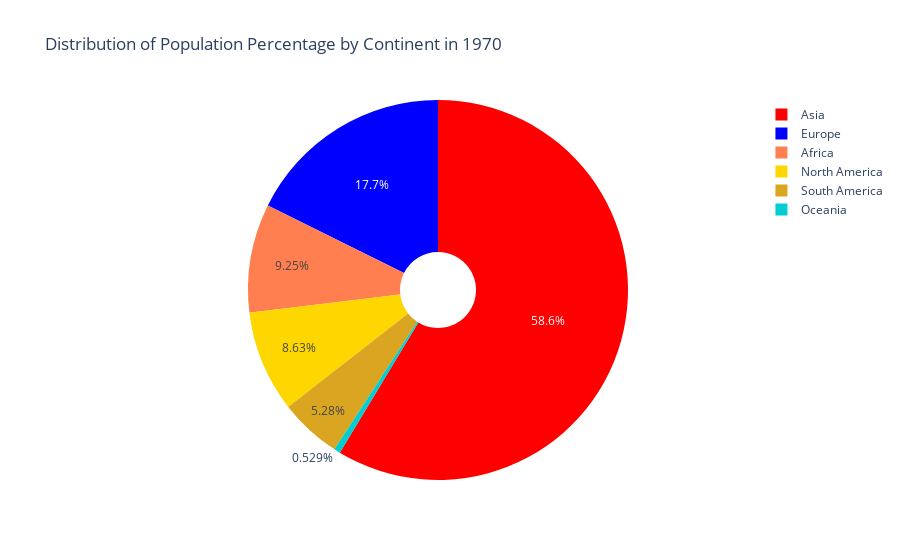
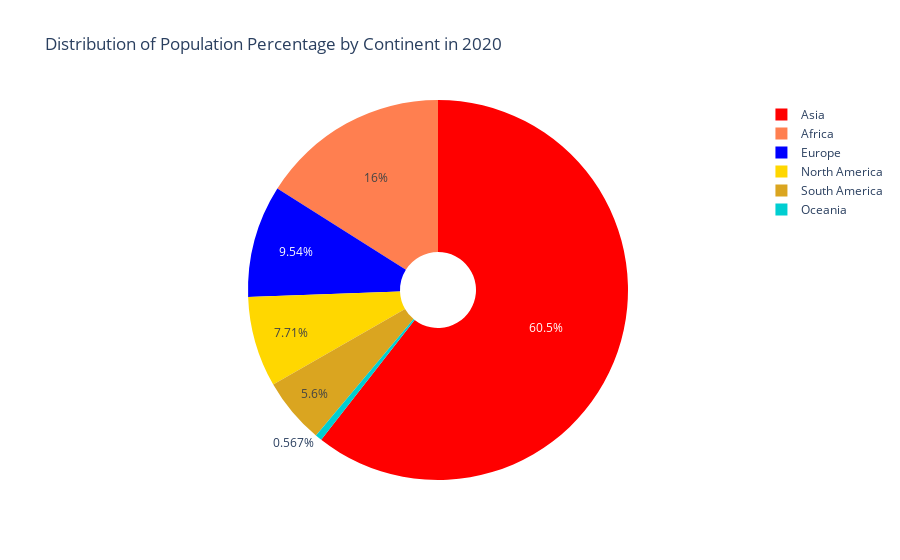

The code cell stored with these charts, in order, in its notebook:
### Code cell
pie_chart(by_continent_population, 1970, 'Population')
pie_chart(by_continent_population, 2020, 'Population')

### Figure 1 — Plotly figure (JSON) as saved in the notebook; plotly's stock layout.template omitted (floating-point values rounded to 4 significant figures)
{"data": [{"hole": 0.2, "hoverinfo": "label+value+percent", "labels": ["Africa", "Asia", "Europe", "North America", "Oceania", "South America"], "marker": {"colors": ["#FF7F50", "#FF0000", "#0000FF", "#FFD700", "#00CED1", "#DAA520"]}, "textinfo": "percent", "type": "pie", "values": [338342169, 2144104985, 645843654, 315336567, 19353038, 192944882]}], "layout": {"title": {"text": "Distribution of Population Percentage by Continent in 1970"}}}

### Figure 2 — Plotly figure (JSON) as saved in the notebook; plotly's stock layout.template omitted (floating-point values rounded to 4 significant figures)
{"data": [{"hole": 0.2, "hoverinfo": "label+value+percent", "labels": ["Africa", "Asia", "Europe", "North America", "Oceania", "South America"], "marker": {"colors": ["#FF7F50", "#FF0000", "#0000FF", "#FFD700", "#00CED1", "#DAA520"]}, "textinfo": "percent", "type": "pie", "values": [1234748634, 4661110257, 734849511, 593951076, 43666592, 431526296]}], "layout": {"title": {"text": "Distribution of Population Percentage by Continent in 2020"}}}
